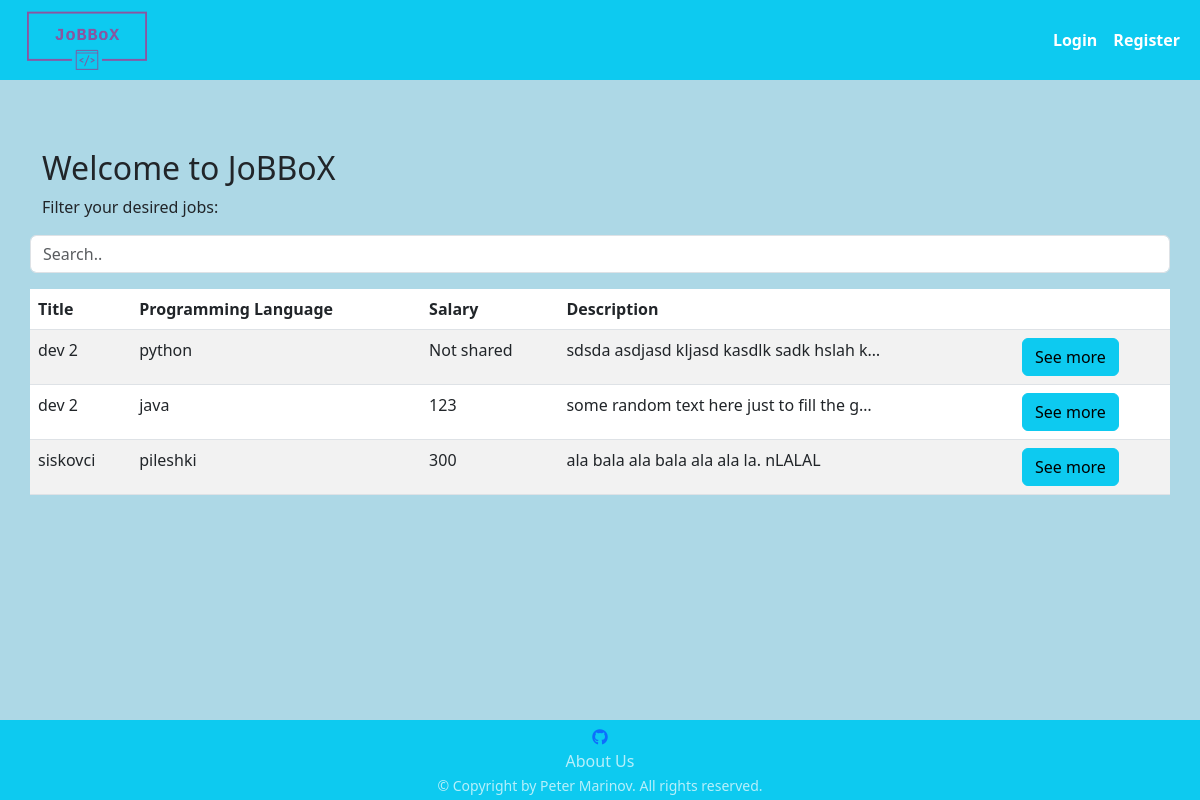
The app's page /, older data.
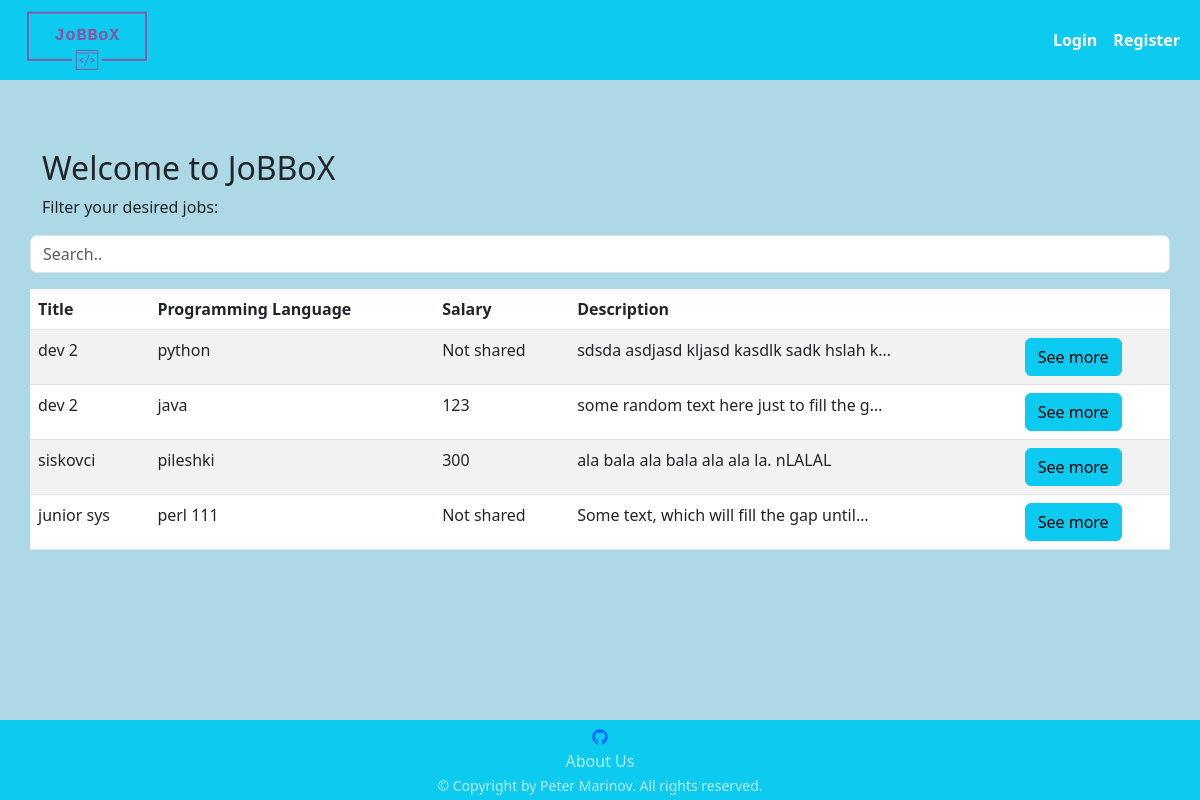
The same page, newer data.
### jobbox/job/models.py (models this page shows)
class Job(models.Model):
    TITLE_MAX_LEN = 30
    PROGRAMMING_LANGUAGE_MAX_LEN = 15
    SALARY_MIN_VALUE = 0
    SALARY_MAX_VALUE = 150000
    DESCRIPTION_MIN_LEN = 20
    DESCRIPTION_MAX_LEN = 300
    COMPANY_LOG_MAX_SIZE_IN_MB = 1
    title = models.CharField(
        null=False,
        blank=False,
        max_length=TITLE_MAX_LEN
    )
    company_logo = models.ImageField(
        upload_to='companies_logo',
        null=False,
        blank=False,
        validators=(
            FileSizeValidatorInMB(COMPANY_LOG_MAX_SIZE_IN_MB),
        )
    )
    programming_language = models.CharField(
        null=False,
        blank=False,
        max_length=PROGRAMMING_LANGUAGE_MAX_LEN
    )
    salary = models.IntegerField(
        null=True,
        blank=True,
        validators=(
            validators.MinValueValidator(SALARY_MIN_VALUE),
            validators.MaxValueValidator(SALARY_MAX_VALUE),
        )
    )
    description = models.TextField(
        null=False,
        blank=False,
        validators=(
            validators.MinLengthValidator(DESCRIPTION_MIN_LEN),
            validators.MaxLengthValidator(DESCRIPTION_MAX_LEN),
        )
    )
    hr = models.ForeignKey(
        AppUser,
        on_delete=models.CASCADE,
    )

### jobbox/common/views.py (the view)
# urls.py: path('', index, name='index'),
def index(request):
    jobs = Job.objects.all()
    context = {
        'jobs': jobs
    }
    return render(request, 'common/index.html', context=context)

### middawares/middawares.py (called while the page is built)
def set_profile_middleware(get_response):
    def middleware(request, *args, **kwargs):
        if request.user.is_authenticated:
            request.current_user = request.user
        else:
            request.current_user = None
        return get_response(request, *args, **kwargs)
    return middleware

### templates/common/index.html (shortened to what this page needs)
{% extends 'base.html' %}
{% block content %}
            <h2>Welcome to JoBBoX</h2>
            {% if jobs %}
                <p>Filter your desired jobs:</p>
                <input class="form-control container-fluid mb-3" id="allJobsTableInput" type="text" placeholder="Search..">
                <br>
                <table class="table table-hover table-striped">
                    <thead>
                    <tr>
                        <th scope="col">Title</th>
                        <th scope="col">Programming Language</th>
                        <th scope="col">Salary</th>
                        <th scope="col">Description</th>
                        <th scope="col"></th>
                    </tr>
                    </thead>
                    <tbody id="allJobsTable">
                    {% for job in jobs %}
                        <tr>
                            <td>{{ job.title }}</td>
                            <td>{{ job.programming_language }}</td>
                            <td>
                                {% if job.salary  %}
                                    {{ job.salary }}
                                {% else %}
                                    Not shared
                                {% endif %}
                            </td>
                            <td>{{ job.description|truncatechars:41 }}</td>
                            <td>
                                <a class="btn btn-info" href="{% url 'description_job' pk=job.pk %}">See more</a>
                            </td>
                        </tr>
                    {% endfor %}
                    </tbody>
                </table>
            {% else %}
                <h1>No job yet :(</h1>
            {% endif %}
{% endblock %}

Row changes from the older to the newer data that the page shows:
added Job: title "junior sys", programming_language "perl 111", shows "Not shared", description "Some text, which will fill the gap until…"
